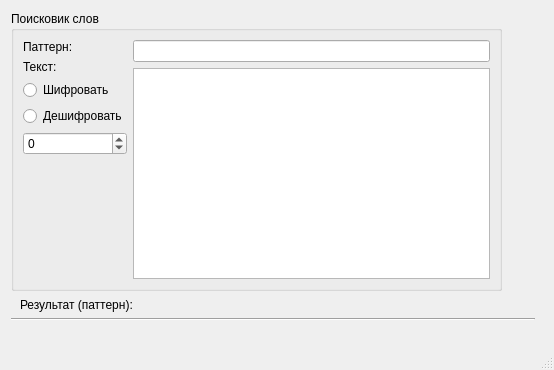
<?xml version="1.0" encoding="UTF-8"?>
<ui version="4.0">
 <class>WordSeeker</class>
 <widget class="QMainWindow" name="WordSeeker">
  <property name="geometry">
   <rect>
    <x>0</x>
    <y>0</y>
    <width>554</width>
    <height>370</height>
   </rect>
  </property>
  <property name="windowTitle">
   <string>WordSeeker</string>
  </property>
  <widget class="QWidget" name="centralwidget">
   <widget class="QGroupBox" name="groupBox">
    <property name="geometry">
     <rect>
      <x>11</x>
      <y>11</y>
      <width>491</width>
      <height>280</height>
     </rect>
    </property>
    <property name="title">
     <string>Поисковик слов</string>
    </property>
    <layout class="QHBoxLayout" name="horizontalLayout">
     <item>
      <layout class="QVBoxLayout" name="verticalLayout">
       <item>
        <widget class="QLabel" name="label">
         <property name="text">
          <string>Паттерн:</string>
         </property>
        </widget>
       </item>
       <item>
        <widget class="QLabel" name="label_2">
         <property name="text">
          <string>Текст:</string>
         </property>
        </widget>
       </item>
       <item>
        <widget class="QRadioButton" name="radioButton">
         <property name="text">
          <string>Шифровать</string>
         </property>
        </widget>
       </item>
       <item>
        <widget class="QRadioButton" name="radioButton_2">
         <property name="text">
          <string>Дешифровать</string>
         </property>
        </widget>
       </item>
       <item>
        <widget class="QSpinBox" name="spinBox">
         <property name="minimum">
          <number>-25</number>
         </property>
         <property name="maximum">
          <number>25</number>
         </property>
        </widget>
       </item>
       <item>
        <spacer name="verticalSpacer">
         <property name="orientation">
          <enum>Qt::Vertical</enum>
         </property>
         <property name="sizeHint" stdset="0">
          <size>
           <width>20</width>
           <height>40</height>
          </size>
         </property>
        </spacer>
       </item>
      </layout>
     </item>
     <item>
      <layout class="QVBoxLayout" name="verticalLayout_2">
       <item>
        <widget class="QLineEdit" name="e_pattern"/>
       </item>
       <item>
        <widget class="QTextEdit" name="t_text"/>
       </item>
      </layout>
     </item>
    </layout>
   </widget>
   <widget class="Line" name="line">
    <property name="geometry">
     <rect>
      <x>11</x>
      <y>311</y>
      <width>524</width>
      <height>16</height>
     </rect>
    </property>
    <property name="orientation">
     <enum>Qt::Horizontal</enum>
    </property>
   </widget>
   <widget class="QLabel" name="l_result">
    <property name="geometry">
     <rect>
      <x>20</x>
      <y>190</y>
      <width>138</width>
      <height>229</height>
     </rect>
    </property>
    <property name="text">
     <string>Результат (паттерн):</string>
    </property>
   </widget>
  </widget>
  <widget class="QMenuBar" name="menubar">
   <property name="geometry">
    <rect>
     <x>0</x>
     <y>0</y>
     <width>554</width>
     <height>25</height>
    </rect>
   </property>
  </widget>
  <widget class="QStatusBar" name="statusbar"/>
 </widget>
 <resources/>
 <connections/>
</ui>
